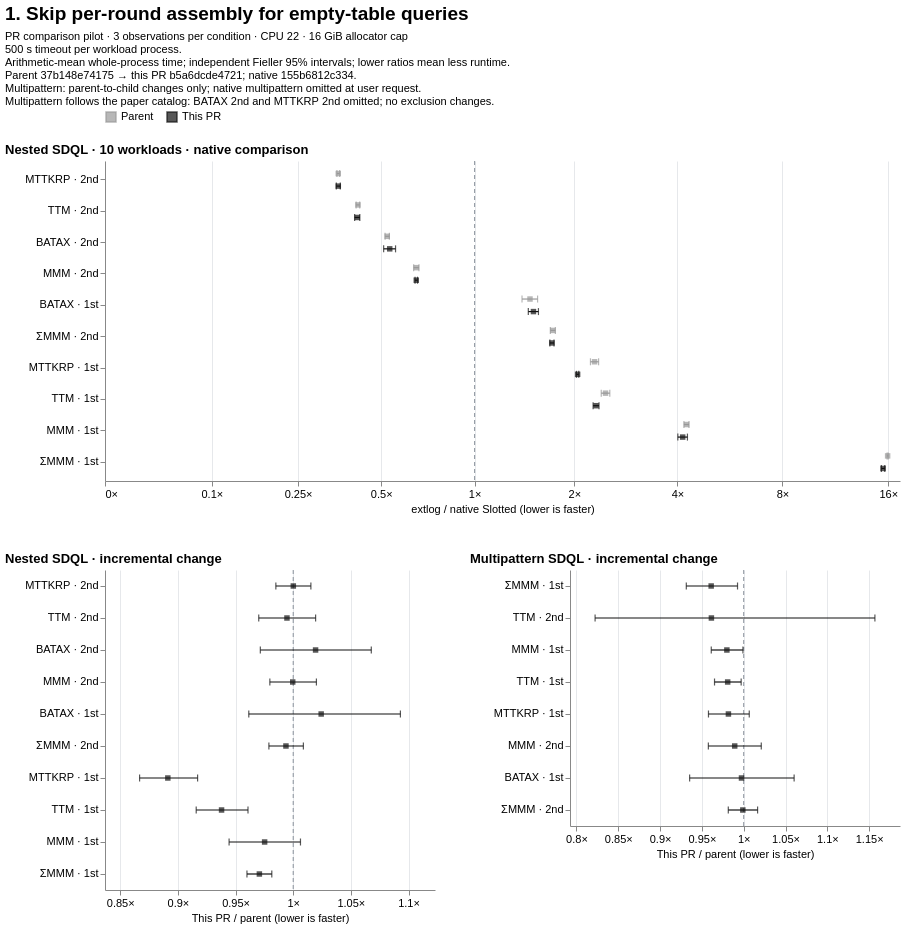

The Vega-Lite source for this figure:
### Vega-Lite specification from a JSON file in a GitHub repository (floating-point values rounded to 4 significant figures)
{"$schema": "https://vega.github.io/schema/vega-lite/v6.json", "background": "white", "title": {"text": "1. Skip per-round assembly for empty-table queries", "anchor": "start", "fontSize": 19, "subtitle": ["PR comparison pilot · 3 observations per condition · CPU 22 · 16 GiB allocator cap", "500 s timeout per workload process.", "Arithmetic-mean whole-process time; independent Fieller 95% intervals; lower ratios mean less runtime.", "Parent 37b148e74175 → this PR b5a6dcde4721; native 155b6812c334.", "Multipattern: parent-to-child changes only; native multipattern omitted at user request.", "Multipattern follows the paper catalog: BATAX 2nd and MTTKRP 2nd omitted; no exclusion changes."], "subtitleFontSize": 11, "subtitlePadding": 7}, "vconcat": [{"title": {"text": "Nested SDQL · 10 workloads · native comparison", "anchor": "start"}, "width": 795, "height": 320, "data": {"values": [{"file_path": "benchmarks/slotted/inputs/sdql/batax_1st-44rules.egg", "logical_id": "sha256:a54ad7e75e98f1e8e03f3cd6930d96e882fb9111af797b6474cdb3423f804bcf", "metric": "wall_sec", "baseline": {"point": 55.01, "ci_low": 54.81, "ci_high": 55.21}, "candidate": {"point": 81.15, "ci_low": 76.79, "ci_high": 85.51}, "ratio": 1.475, "ci_low": 1.396, "ci_high": 1.555, "issue": null, "result_class": "higher", "workload": "BATAX · 1st", "series": "Parent"}, {"file_path": "benchmarks/slotted/inputs/sdql/batax_2nd-44rules.egg", "logical_id": "sha256:672f41d86108caebad81453f4e5a294e3f6902364e2d1dc98caa4a33fd863fec", "metric": "wall_sec", "baseline": {"point": 86.28, "ci_low": 85.55, "ci_high": 87.01}, "candidate": {"point": 45.2, "ci_low": 44.56, "ci_high": 45.84}, "ratio": 0.5239, "ci_low": 0.5153, "ci_high": 0.5326, "issue": null, "result_class": "lower", "workload": "BATAX · 2nd", "series": "Parent"}, {"file_path": "benchmarks/slotted/inputs/sdql/mmm_1st-44rules.egg", "logical_id": "sha256:f1a4e04893e22ebe1e75028b0458b41a6bfc4375a598bfdfdc3014f2d33524b6", "metric": "wall_sec", "baseline": {"point": 0.07658, "ci_low": 0.07565, "ci_high": 0.0775}, "candidate": {"point": 0.3252, "ci_low": 0.3214, "ci_high": 0.329}, "ratio": 4.247, "ci_low": 4.176, "ci_high": 4.319, "issue": null, "result_class": "higher", "workload": "MMM · 1st", "series": "Parent"}, {"file_path": "benchmarks/slotted/inputs/sdql/mmm_2nd-44rules.egg", "logical_id": "sha256:7a6b9da8fd10903379abd51ebc36b350c4237ed3e855bd5d2ba9ac437dd0998a", "metric": "wall_sec", "baseline": {"point": 3.244, "ci_low": 3.225, "ci_high": 3.263}, "candidate": {"point": 2.12, "ci_low": 2.08, "ci_high": 2.16}, "ratio": 0.6536, "ci_low": 0.6406, "ci_high": 0.6666, "issue": null, "result_class": "lower", "workload": "MMM · 2nd", "series": "Parent"}, {"file_path": "benchmarks/slotted/inputs/sdql/mmm_sum_1st-44rules.egg", "logical_id": "sha256:918887cd59eed90681b1a2c9e320d8aa945df69df8712a79c7545c766943fd90", "metric": "wall_sec", "baseline": {"point": 0.0105, "ci_low": 0.01047, "ci_high": 0.01053}, "candidate": {"point": 0.1672, "ci_low": 0.1668, "ci_high": 0.1676}, "ratio": 15.93, "ci_low": 15.87, "ci_high": 15.99, "issue": null, "result_class": "higher", "workload": "ΣMMM · 1st", "series": "Parent"}, {"file_path": "benchmarks/slotted/inputs/sdql/mmm_sum_2nd-44rules.egg", "logical_id": "sha256:d72a2dec36974b60f39b8b47c2801b6fb2ccc5f709e5012a20d335c26e7d3534", "metric": "wall_sec", "baseline": {"point": 0.3258, "ci_low": 0.3219, "ci_high": 0.3296}, "candidate": {"point": 0.5626, "ci_low": 0.5555, "ci_high": 0.5697}, "ratio": 1.727, "ci_low": 1.697, "ci_high": 1.757, "issue": null, "result_class": "higher", "workload": "ΣMMM · 2nd", "series": "Parent"}, {"file_path": "benchmarks/slotted/inputs/sdql/mttkrp_1st-44rules.egg", "logical_id": "sha256:78ba1df06cfada4d79a719cc6c4d87116a65da1e83802b8e83cf8cbaefc96c3f", "metric": "wall_sec", "baseline": {"point": 0.2797, "ci_low": 0.2788, "ci_high": 0.2807}, "candidate": {"point": 0.642, "ci_low": 0.6244, "ci_high": 0.6595}, "ratio": 2.295, "ci_low": 2.232, "ci_high": 2.358, "issue": null, "result_class": "higher", "workload": "MTTKRP · 1st", "series": "Parent"}, {"file_path": "benchmarks/slotted/inputs/sdql/mttkrp_2nd-44rules.egg", "logical_id": "sha256:a2ec4397f62ca91b6d4f01038a2272fd5eaa1580958e515397abdaf7bbdd6066", "metric": "wall_sec", "baseline": {"point": 28.36, "ci_low": 28.1, "ci_high": 28.63}, "candidate": {"point": 10.05, "ci_low": 9.98, "ci_high": 10.11}, "ratio": 0.3542, "ci_low": 0.3502, "ci_high": 0.3582, "issue": null, "result_class": "lower", "workload": "MTTKRP · 2nd", "series": "Parent"}, {"file_path": "benchmarks/slotted/inputs/sdql/ttm_1st-44rules.egg", "logical_id": "sha256:cc81a3b928cf05fe2b52d6cd5bb13d7ab4fdab385216713c62bd1a705c63a0f2", "metric": "wall_sec", "baseline": {"point": 0.1766, "ci_low": 0.1734, "ci_high": 0.1798}, "candidate": {"point": 0.4364, "ci_low": 0.4266, "ci_high": 0.4462}, "ratio": 2.471, "ci_low": 2.401, "ci_high": 2.544, "issue": null, "result_class": "higher", "workload": "TTM · 1st", "series": "Parent"}, {"file_path": "benchmarks/slotted/inputs/sdql/ttm_2nd-44rules.egg", "logical_id": "sha256:dc2baf8706632e5e67d813fb05c8560a35caca32d6e4a26cdd83a8ddf36451a1", "metric": "wall_sec", "baseline": {"point": 10.19, "ci_low": 10.15, "ci_high": 10.22}, "candidate": {"point": 4.237, "ci_low": 4.178, "ci_high": 4.296}, "ratio": 0.4159, "ci_low": 0.4099, "ci_high": 0.4219, "issue": null, "result_class": "lower", "workload": "TTM · 2nd", "series": "Parent"}, {"file_path": "benchmarks/slotted/inputs/sdql/batax_1st-44rules.egg", "logical_id": "sha256:a54ad7e75e98f1e8e03f3cd6930d96e882fb9111af797b6474cdb3423f804bcf", "metric": "wall_sec", "baseline": {"point": 55.01, "ci_low": 54.81, "ci_high": 55.21}, "candidate": {"point": 83.12, "ci_low": 80.22, "ci_high": 86.01}, "ratio": 1.511, "ci_low": 1.458, "ci_high": 1.564, "issue": null, "result_class": "higher", "workload": "BATAX · 1st", "series": "This PR"}, {"file_path": "benchmarks/slotted/inputs/sdql/batax_2nd-44rules.egg", "logical_id": "sha256:672f41d86108caebad81453f4e5a294e3f6902364e2d1dc98caa4a33fd863fec", "metric": "wall_sec", "baseline": {"point": 86.28, "ci_low": 85.55, "ci_high": 87.01}, "candidate": {"point": 46.08, "ci_low": 44.0, "ci_high": 48.15}, "ratio": 0.534, "ci_low": 0.5096, "ci_high": 0.5585, "issue": null, "result_class": "lower", "workload": "BATAX · 2nd", "series": "This PR"}, {"file_path": "benchmarks/slotted/inputs/sdql/mmm_1st-44rules.egg", "logical_id": "sha256:f1a4e04893e22ebe1e75028b0458b41a6bfc4375a598bfdfdc3014f2d33524b6", "metric": "wall_sec", "baseline": {"point": 0.07658, "ci_low": 0.07565, "ci_high": 0.0775}, "candidate": {"point": 0.3172, "ci_low": 0.3078, "ci_high": 0.3265}, "ratio": 4.142, "ci_low": 4.01, "ci_high": 4.274, "issue": null, "result_class": "higher", "workload": "MMM · 1st", "series": "This PR"}, {"file_path": "benchmarks/slotted/inputs/sdql/mmm_2nd-44rules.egg", "logical_id": "sha256:7a6b9da8fd10903379abd51ebc36b350c4237ed3e855bd5d2ba9ac437dd0998a", "metric": "wall_sec", "baseline": {"point": 3.244, "ci_low": 3.225, "ci_high": 3.263}, "candidate": {"point": 2.119, "ci_low": 2.105, "ci_high": 2.134}, "ratio": 0.6533, "ci_low": 0.6473, "ci_high": 0.6593, "issue": null, "result_class": "lower", "workload": "MMM · 2nd", "series": "This PR"}, {"file_path": "benchmarks/slotted/inputs/sdql/mmm_sum_1st-44rules.egg", "logical_id": "sha256:918887cd59eed90681b1a2c9e320d8aa945df69df8712a79c7545c766943fd90", "metric": "wall_sec", "baseline": {"point": 0.0105, "ci_low": 0.01047, "ci_high": 0.01053}, "candidate": {"point": 0.1623, "ci_low": 0.1605, "ci_high": 0.164}, "ratio": 15.46, "ci_low": 15.29, "ci_high": 15.64, "issue": null, "result_class": "higher", "workload": "ΣMMM · 1st", "series": "This PR"}, {"file_path": "benchmarks/slotted/inputs/sdql/mmm_sum_2nd-44rules.egg", "logical_id": "sha256:d72a2dec36974b60f39b8b47c2801b6fb2ccc5f709e5012a20d335c26e7d3534", "metric": "wall_sec", "baseline": {"point": 0.3258, "ci_low": 0.3219, "ci_high": 0.3296}, "candidate": {"point": 0.5591, "ci_low": 0.5545, "ci_high": 0.5636}, "ratio": 1.716, "ci_low": 1.692, "ci_high": 1.741, "issue": null, "result_class": "higher", "workload": "ΣMMM · 2nd", "series": "This PR"}, {"file_path": "benchmarks/slotted/inputs/sdql/mttkrp_1st-44rules.egg", "logical_id": "sha256:78ba1df06cfada4d79a719cc6c4d87116a65da1e83802b8e83cf8cbaefc96c3f", "metric": "wall_sec", "baseline": {"point": 0.2797, "ci_low": 0.2788, "ci_high": 0.2807}, "candidate": {"point": 0.5722, "ci_low": 0.5681, "ci_high": 0.5762}, "ratio": 2.045, "ci_low": 2.03, "ci_high": 2.061, "issue": null, "result_class": "higher", "workload": "MTTKRP · 1st", "series": "This PR"}, {"file_path": "benchmarks/slotted/inputs/sdql/mttkrp_2nd-44rules.egg", "logical_id": "sha256:a2ec4397f62ca91b6d4f01038a2272fd5eaa1580958e515397abdaf7bbdd6066", "metric": "wall_sec", "baseline": {"point": 28.36, "ci_low": 28.1, "ci_high": 28.63}, "candidate": {"point": 10.05, "ci_low": 9.91, "ci_high": 10.18}, "ratio": 0.3542, "ci_low": 0.3484, "ci_high": 0.3601, "issue": null, "result_class": "lower", "workload": "MTTKRP · 2nd", "series": "This PR"}, {"file_path": "benchmarks/slotted/inputs/sdql/ttm_1st-44rules.egg", "logical_id": "sha256:cc81a3b928cf05fe2b52d6cd5bb13d7ab4fdab385216713c62bd1a705c63a0f2", "metric": "wall_sec", "baseline": {"point": 0.1766, "ci_low": 0.1734, "ci_high": 0.1798}, "candidate": {"point": 0.4093, "ci_low": 0.4059, "ci_high": 0.4127}, "ratio": 2.318, "ci_low": 2.272, "ci_high": 2.365, "issue": null, "result_class": "higher", "workload": "TTM · 1st", "series": "This PR"}, {"file_path": "benchmarks/slotted/inputs/sdql/ttm_2nd-44rules.egg", "logical_id": "sha256:dc2baf8706632e5e67d813fb05c8560a35caca32d6e4a26cdd83a8ddf36451a1", "metric": "wall_sec", "baseline": {"point": 10.19, "ci_low": 10.15, "ci_high": 10.22}, "candidate": {"point": 4.214, "ci_low": 4.127, "ci_high": 4.3}, "ratio": 0.4137, "ci_low": 0.405, "ci_high": 0.4223, "issue": null, "result_class": "lower", "workload": "TTM · 2nd", "series": "This PR"}]}, "encoding": {"x": {"type": "quantitative", "scale": {"type": "symlog", "constant": 0.1, "domain": [0, 17.27], "nice": false}, "axis": {"title": "extlog / native Slotted (lower is faster)", "labelExpr": "format(datum.value,',~f') + '×'", "values": [-64, -16, -4, -1, 0, 0.1, 0.25, 0.5, 1, 2, 4, 8, 16, 32, 64, 128, 256], "labelOverlap": "greedy", "grid": true}}, "y": {"field": "workload", "type": "nominal", "sort": ["MTTKRP · 2nd", "TTM · 2nd", "BATAX · 2nd", "MMM · 2nd", "BATAX · 1st", "ΣMMM · 2nd", "MTTKRP · 1st", "TTM · 1st", "MMM · 1st", "ΣMMM · 1st"], "title": null, "axis": {"labelLimit": 130, "minExtent": 100}}, "yOffset": {"field": "series", "sort": ["Parent", "This PR"], "scale": {"domain": ["Parent", "This PR"]}}, "color": {"field": "series", "type": "nominal", "title": null, "scale": {"domain": ["Parent", "This PR"], "range": ["#999999", "#111111"]}, "legend": {"orient": "top", "symbolType": "square"}}}, "layer": [{"mark": {"type": "rule", "color": "#89919b", "strokeDash": [4, 3]}, "encoding": {"x": {"datum": 1}, "y": {"value": 0}, "y2": {"value": 320}, "yOffset": {"value": 0}, "color": {"value": "#89919b"}}, "transform": [{"aggregate": [{"op": "count", "as": "n"}]}]}, {"mark": {"type": "rule", "strokeWidth": 1.2}, "encoding": {"x": {"field": "ci_low"}, "x2": {"field": "ci_high"}}, "transform": [{"filter": "isValid(datum.ci_low) && isValid(datum.ci_high)"}]}, {"mark": {"type": "tick", "orient": "vertical", "size": 7, "thickness": 1.2}, "encoding": {"x": {"field": "ci_low"}}, "transform": [{"filter": "isValid(datum.ci_low)"}]}, {"mark": {"type": "tick", "orient": "vertical", "size": 7, "thickness": 1.2}, "encoding": {"x": {"field": "ci_high"}}, "transform": [{"filter": "isValid(datum.ci_high)"}]}, {"mark": {"type": "point", "filled": true, "shape": "square", "size": 30}, "encoding": {"x": {"field": "ratio"}, "tooltip": [{"field": "workload"}, {"field": "series"}, {"field": "ratio"}, {"field": "ci_low"}, {"field": "ci_high"}, {"field": "issue"}]}}, {"mark": {"type": "text", "align": "left", "dx": 7, "fontSize": 9}, "encoding": {"x": {"field": "ratio"}, "text": {"field": "issue"}}, "transform": [{"filter": "isValid(datum.issue) && datum.issue !== ''"}]}]}, {"hconcat": [{"title": {"text": "Nested SDQL · incremental change", "anchor": "start"}, "width": 330, "height": 320, "data": {"values": [{"file_path": "benchmarks/slotted/inputs/sdql/batax_1st-44rules.egg", "logical_id": "sha256:a54ad7e75e98f1e8e03f3cd6930d96e882fb9111af797b6474cdb3423f804bcf", "metric": "wall_sec", "baseline": {"point": 81.15, "ci_low": 76.79, "ci_high": 85.51}, "candidate": {"point": 83.12, "ci_low": 80.22, "ci_high": 86.01}, "ratio": 1.024, "ci_low": 0.9615, "ci_high": 1.093, "issue": null, "result_class": "unclear", "workload": "BATAX · 1st", "series": "This PR / parent"}, {"file_path": "benchmarks/slotted/inputs/sdql/batax_2nd-44rules.egg", "logical_id": "sha256:672f41d86108caebad81453f4e5a294e3f6902364e2d1dc98caa4a33fd863fec", "metric": "wall_sec", "baseline": {"point": 45.2, "ci_low": 44.56, "ci_high": 45.84}, "candidate": {"point": 46.08, "ci_low": 44.0, "ci_high": 48.15}, "ratio": 1.019, "ci_low": 0.9715, "ci_high": 1.068, "issue": null, "result_class": "unclear", "workload": "BATAX · 2nd", "series": "This PR / parent"}, {"file_path": "benchmarks/slotted/inputs/sdql/mmm_1st-44rules.egg", "logical_id": "sha256:f1a4e04893e22ebe1e75028b0458b41a6bfc4375a598bfdfdc3014f2d33524b6", "metric": "wall_sec", "baseline": {"point": 0.3252, "ci_low": 0.3214, "ci_high": 0.329}, "candidate": {"point": 0.3172, "ci_low": 0.3078, "ci_high": 0.3265}, "ratio": 0.9752, "ci_low": 0.9444, "ci_high": 1.006, "issue": null, "result_class": "unclear", "workload": "MMM · 1st", "series": "This PR / parent"}, {"file_path": "benchmarks/slotted/inputs/sdql/mmm_2nd-44rules.egg", "logical_id": "sha256:7a6b9da8fd10903379abd51ebc36b350c4237ed3e855bd5d2ba9ac437dd0998a", "metric": "wall_sec", "baseline": {"point": 2.12, "ci_low": 2.08, "ci_high": 2.16}, "candidate": {"point": 2.119, "ci_low": 2.105, "ci_high": 2.134}, "ratio": 0.9996, "ci_low": 0.9797, "ci_high": 1.02, "issue": null, "result_class": "unclear", "workload": "MMM · 2nd", "series": "This PR / parent"}, {"file_path": "benchmarks/slotted/inputs/sdql/mmm_sum_1st-44rules.egg", "logical_id": "sha256:918887cd59eed90681b1a2c9e320d8aa945df69df8712a79c7545c766943fd90", "metric": "wall_sec", "baseline": {"point": 0.1672, "ci_low": 0.1668, "ci_high": 0.1676}, "candidate": {"point": 0.1623, "ci_low": 0.1605, "ci_high": 0.164}, "ratio": 0.9707, "ci_low": 0.9599, "ci_high": 0.9814, "issue": null, "result_class": "lower", "workload": "ΣMMM · 1st", "series": "This PR / parent"}, {"file_path": "benchmarks/slotted/inputs/sdql/mmm_sum_2nd-44rules.egg", "logical_id": "sha256:d72a2dec36974b60f39b8b47c2801b6fb2ccc5f709e5012a20d335c26e7d3534", "metric": "wall_sec", "baseline": {"point": 0.5626, "ci_low": 0.5555, "ci_high": 0.5697}, "candidate": {"point": 0.5591, "ci_low": 0.5545, "ci_high": 0.5636}, "ratio": 0.9937, "ci_low": 0.9789, "ci_high": 1.009, "issue": null, "result_class": "unclear", "workload": "ΣMMM · 2nd", "series": "This PR / parent"}, {"file_path": "benchmarks/slotted/inputs/sdql/mttkrp_1st-44rules.egg", "logical_id": "sha256:78ba1df06cfada4d79a719cc6c4d87116a65da1e83802b8e83cf8cbaefc96c3f", "metric": "wall_sec", "baseline": {"point": 0.642, "ci_low": 0.6244, "ci_high": 0.6595}, "candidate": {"point": 0.5722, "ci_low": 0.5681, "ci_high": 0.5762}, "ratio": 0.8913, "ci_low": 0.8668, "ci_high": 0.9171, "issue": null, "result_class": "lower", "workload": "MTTKRP · 1st", "series": "This PR / parent"}, {"file_path": "benchmarks/slotted/inputs/sdql/mttkrp_2nd-44rules.egg", "logical_id": "sha256:a2ec4397f62ca91b6d4f01038a2272fd5eaa1580958e515397abdaf7bbdd6066", "metric": "wall_sec", "baseline": {"point": 10.05, "ci_low": 9.98, "ci_high": 10.11}, "candidate": {"point": 10.05, "ci_low": 9.91, "ci_high": 10.18}, "ratio": 1.0, "ci_low": 0.9849, "ci_high": 1.015, "issue": null, "result_class": "unclear", "workload": "MTTKRP · 2nd", "series": "This PR / parent"}, {"file_path": "benchmarks/slotted/inputs/sdql/ttm_1st-44rules.egg", "logical_id": "sha256:cc81a3b928cf05fe2b52d6cd5bb13d7ab4fdab385216713c62bd1a705c63a0f2", "metric": "wall_sec", "baseline": {"point": 0.4364, "ci_low": 0.4266, "ci_high": 0.4462}, "candidate": {"point": 0.4093, "ci_low": 0.4059, "ci_high": 0.4127}, "ratio": 0.9379, "ci_low": 0.9159, "ci_high": 0.9608, "issue": null, "result_class": "lower", "workload": "TTM · 1st", "series": "This PR / parent"}, {"file_path": "benchmarks/slotted/inputs/sdql/ttm_2nd-44rules.egg", "logical_id": "sha256:dc2baf8706632e5e67d813fb05c8560a35caca32d6e4a26cdd83a8ddf36451a1", "metric": "wall_sec", "baseline": {"point": 4.237, "ci_low": 4.178, "ci_high": 4.296}, "candidate": {"point": 4.214, "ci_low": 4.127, "ci_high": 4.3}, "ratio": 0.9946, "ci_low": 0.9701, "ci_high": 1.019, "issue": null, "result_class": "unclear", "workload": "TTM · 2nd", "series": "This PR / parent"}]}, "encoding": {"x": {"type": "quantitative", "scale": {"type": "linear", "domain": [0.8368, 1.123], "nice": false}, "axis": {"title": "This PR / parent (lower is faster)", "labelExpr": "format(datum.value,',~f') + '×'", "labelOverlap": "greedy", "grid": true, "tickCount": 7}}, "y": {"field": "workload", "type": "nominal", "sort": ["MTTKRP · 2nd", "TTM · 2nd", "BATAX · 2nd", "MMM · 2nd", "BATAX · 1st", "ΣMMM · 2nd", "MTTKRP · 1st", "TTM · 1st", "MMM · 1st", "ΣMMM · 1st"], "title": null, "axis": {"labelLimit": 130, "minExtent": 100}}, "color": {"value": "#111111"}}, "layer": [{"mark": {"type": "rule", "color": "#89919b", "strokeDash": [4, 3]}, "encoding": {"x": {"datum": 1}, "y": {"value": 0}, "y2": {"value": 320}, "yOffset": {"value": 0}, "color": {"value": "#89919b"}}, "transform": [{"aggregate": [{"op": "count", "as": "n"}]}]}, {"mark": {"type": "rule", "strokeWidth": 1.2}, "encoding": {"x": {"field": "ci_low"}, "x2": {"field": "ci_high"}}, "transform": [{"filter": "isValid(datum.ci_low) && isValid(datum.ci_high)"}]}, {"mark": {"type": "tick", "orient": "vertical", "size": 7, "thickness": 1.2}, "encoding": {"x": {"field": "ci_low"}}, "transform": [{"filter": "isValid(datum.ci_low)"}]}, {"mark": {"type": "tick", "orient": "vertical", "size": 7, "thickness": 1.2}, "encoding": {"x": {"field": "ci_high"}}, "transform": [{"filter": "isValid(datum.ci_high)"}]}, {"mark": {"type": "point", "filled": true, "shape": "square", "size": 30}, "encoding": {"x": {"field": "ratio"}, "tooltip": [{"field": "workload"}, {"field": "series"}, {"field": "ratio"}, {"field": "ci_low"}, {"field": "ci_high"}, {"field": "issue"}]}}, {"mark": {"type": "text", "align": "left", "dx": 7, "fontSize": 9}, "encoding": {"x": {"field": "ratio"}, "text": {"field": "issue"}}, "transform": [{"filter": "isValid(datum.issue) && datum.issue !== ''"}]}]}, {"title": {"text": "Multipattern SDQL · incremental change", "anchor": "start"}, "width": 330, "height": 256, "data": {"values": [{"file_path": "benchmarks/slotted/inputs/sdql/batax_1st-44rules.egg", "logical_id": "sha256:a54ad7e75e98f1e8e03f3cd6930d96e882fb9111af797b6474cdb3423f804bcf", "metric": "wall_sec", "baseline": {"point": 79.16, "ci_low": 77.45, "ci_high": 80.88}, "candidate": {"point": 78.95, "ci_low": 74.31, "ci_high": 83.59}, "ratio": 0.9973, "ci_low": 0.9353, "ci_high": 1.06, "issue": null, "result_class": "unclear", "workload": "BATAX · 1st", "series": "This PR / parent"}, {"file_path": "benchmarks/slotted/inputs/sdql/mmm_1st-44rules.egg", "logical_id": "sha256:f1a4e04893e22ebe1e75028b0458b41a6bfc4375a598bfdfdc3014f2d33524b6", "metric": "wall_sec", "baseline": {"point": 0.4116, "ci_low": 0.4047, "ci_high": 0.4185}, "candidate": {"point": 0.4033, "ci_low": 0.3995, "ci_high": 0.4072}, "ratio": 0.9799, "ci_low": 0.9612, "ci_high": 0.9991, "issue": null, "result_class": "lower", "workload": "MMM · 1st", "series": "This PR / parent"}, {"file_path": "benchmarks/slotted/inputs/sdql/mmm_2nd-44rules.egg", "logical_id": "sha256:7a6b9da8fd10903379abd51ebc36b350c4237ed3e855bd5d2ba9ac437dd0998a", "metric": "wall_sec", "baseline": {"point": 5.479, "ci_low": 5.415, "ci_high": 5.543}, "candidate": {"point": 5.42, "ci_low": 5.259, "ci_high": 5.582}, "ratio": 0.9892, "ci_low": 0.9577, "ci_high": 1.021, "issue": null, "result_class": "unclear", "workload": "MMM · 2nd", "series": "This PR / parent"}, {"file_path": "benchmarks/slotted/inputs/sdql/mmm_sum_1st-44rules.egg", "logical_id": "sha256:918887cd59eed90681b1a2c9e320d8aa945df69df8712a79c7545c766943fd90", "metric": "wall_sec", "baseline": {"point": 0.1789, "ci_low": 0.1734, "ci_high": 0.1843}, "candidate": {"point": 0.1719, "ci_low": 0.1702, "ci_high": 0.1736}, "ratio": 0.9611, "ci_low": 0.9314, "ci_high": 0.9926, "issue": null, "result_class": "lower", "workload": "ΣMMM · 1st", "series": "This PR / parent"}, {"file_path": "benchmarks/slotted/inputs/sdql/mmm_sum_2nd-44rules.egg", "logical_id": "sha256:d72a2dec36974b60f39b8b47c2801b6fb2ccc5f709e5012a20d335c26e7d3534", "metric": "wall_sec", "baseline": {"point": 0.8179, "ci_low": 0.8088, "ci_high": 0.8269}, "candidate": {"point": 0.817, "ci_low": 0.8059, "ci_high": 0.8282}, "ratio": 0.999, "ci_low": 0.9816, "ci_high": 1.017, "issue": null, "result_class": "unclear", "workload": "ΣMMM · 2nd", "series": "This PR / parent"}, {"file_path": "benchmarks/slotted/inputs/sdql/mttkrp_1st-44rules.egg", "logical_id": "sha256:78ba1df06cfada4d79a719cc6c4d87116a65da1e83802b8e83cf8cbaefc96c3f", "metric": "wall_sec", "baseline": {"point": 1.02, "ci_low": 0.9959, "ci_high": 1.044}, "candidate": {"point": 1.001, "ci_low": 0.9936, "ci_high": 1.009}, "ratio": 0.9817, "ci_low": 0.9579, "ci_high": 1.007, "issue": null, "result_class": "unclear", "workload": "MTTKRP · 1st", "series": "This PR / parent"}, {"file_path": "benchmarks/slotted/inputs/sdql/ttm_1st-44rules.egg", "logical_id": "sha256:cc81a3b928cf05fe2b52d6cd5bb13d7ab4fdab385216713c62bd1a705c63a0f2", "metric": "wall_sec", "baseline": {"point": 0.535, "ci_low": 0.5273, "ci_high": 0.5427}, "candidate": {"point": 0.5247, "ci_low": 0.5208, "ci_high": 0.5287}, "ratio": 0.9808, "ci_low": 0.9651, "ci_high": 0.997, "issue": null, "result_class": "lower", "workload": "TTM · 1st", "series": "This PR / parent"}, {"file_path": "benchmarks/slotted/inputs/sdql/ttm_2nd-44rules.egg", "logical_id": "sha256:dc2baf8706632e5e67d813fb05c8560a35caca32d6e4a26cdd83a8ddf36451a1", "metric": "wall_sec", "baseline": {"point": 10.58, "ci_low": 8.797, "ci_high": 12.37}, "candidate": {"point": 10.18, "ci_low": 10.1, "ci_high": 10.25}, "ratio": 0.9614, "ci_low": 0.8223, "ci_high": 1.157, "issue": null, "result_class": "unclear", "workload": "TTM · 2nd", "series": "This PR / parent"}]}, "encoding": {"x": {"type": "quantitative", "scale": {"type": "linear", "domain": [0.7923, 1.187], "nice": false}, "axis": {"title": "This PR / parent (lower is faster)", "labelExpr": "format(datum.value,',~f') + '×'", "labelOverlap": "greedy", "grid": true, "tickCount": 7}}, "y": {"field": "workload", "type": "nominal", "sort": ["ΣMMM · 1st", "TTM · 2nd", "MMM · 1st", "TTM · 1st", "MTTKRP · 1st", "MMM · 2nd", "BATAX · 1st", "ΣMMM · 2nd"], "title": null, "axis": {"labelLimit": 130, "minExtent": 100}}, "color": {"value": "#111111"}}, "layer": [{"mark": {"type": "rule", "color": "#89919b", "strokeDash": [4, 3]}, "encoding": {"x": {"datum": 1}, "y": {"value": 0}, "y2": {"value": 256}, "yOffset": {"value": 0}, "color": {"value": "#89919b"}}, "transform": [{"aggregate": [{"op": "count", "as": "n"}]}]}, {"mark": {"type": "rule", "strokeWidth": 1.2}, "encoding": {"x": {"field": "ci_low"}, "x2": {"field": "ci_high"}}, "transform": [{"filter": "isValid(datum.ci_low) && isValid(datum.ci_high)"}]}, {"mark": {"type": "tick", "orient": "vertical", "size": 7, "thickness": 1.2}, "encoding": {"x": {"field": "ci_low"}}, "transform": [{"filter": "isValid(datum.ci_low)"}]}, {"mark": {"type": "tick", "orient": "vertical", "size": 7, "thickness": 1.2}, "encoding": {"x": {"field": "ci_high"}}, "transform": [{"filter": "isValid(datum.ci_high)"}]}, {"mark": {"type": "point", "filled": true, "shape": "square", "size": 30}, "encoding": {"x": {"field": "ratio"}, "tooltip": [{"field": "workload"}, {"field": "series"}, {"field": "ratio"}, {"field": "ci_low"}, {"field": "ci_high"}, {"field": "issue"}]}}, {"mark": {"type": "text", "align": "left", "dx": 7, "fontSize": 9}, "encoding": {"x": {"field": "ratio"}, "text": {"field": "issue"}}, "transform": [{"filter": "isValid(datum.issue) && datum.issue !== ''"}]}]}], "spacing": 35}], "spacing": 38, "resolve": {"scale": {"color": "shared"}}, "config": {"font": "Arial", "view": {"stroke": null}, "axis": {"labelFontSize": 11, "titleFontSize": 11, "titleFontWeight": "normal", "gridColor": "#e6e8eb"}, "title": {"fontSize": 13}, "legend": {"labelFontSize": 11}}}
